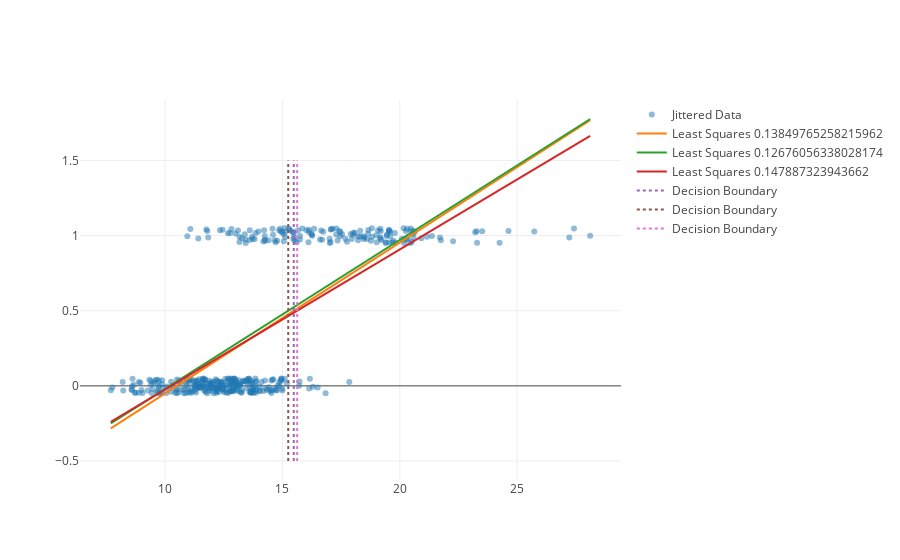

This figure's notebook cell:
### Markdown cell above
We can visualize all the models and their decisions

### Code cell
dec_lines = [
    go.Scatter(name="Decision Boundary", 
               x = [(0.5 - m.intercept_)/m.coef_[0]]*2, 
               y=[-0.5,1.5], mode="lines",
               line=dict(dash="dot"))
    for m in models]

X_plt = np.linspace(np.min(X), np.max(X), 10)
model_lines = [
    go.Scatter(name="Least Squares " + str(zero_one_loss(Y, m.predict(X) > 0.5)),
               x=X_plt, y=m.predict(np.array([X_plt]).T), 
               mode="lines")
    for m in models]
py.iplot([points] + model_lines + dec_lines)

### Figure 1 — Plotly figure (JSON) as saved in the notebook; plotly's stock layout.template omitted (floating-point values rounded to 4 significant figures; data arrays with more than 128 entries replaced by an {"elided": "..."} marker saying what was removed)
{"data": [{"marker": {"opacity": 0.5}, "mode": "markers", "name": "Jittered Data", "type": "scatter", "x": {"elided": "426 float values"}, "y": {"elided": "426 float values"}}, {"mode": "lines", "name": "Least Squares 0.13849765258215962", "type": "scatter", "x": [7.691, 9.96, 12.23, 14.5, 16.77, 19.03, 21.3, 23.57, 25.84, 28.11], "y": [-0.2827, -0.05484, 0.1731, 0.4009, 0.6288, 0.8567, 1.085, 1.313, 1.54, 1.768]}, {"mode": "lines", "name": "Least Squares 0.12676056338028174", "type": "scatter", "x": [7.691, 9.96, 12.23, 14.5, 16.77, 19.03, 21.3, 23.57, 25.84, 28.11], "y": [-0.25, -0.02484, 0.2003, 0.4254, 0.6505, 0.8757, 1.101, 1.326, 1.551, 1.776]}, {"mode": "lines", "name": "Least Squares 0.147887323943662", "type": "scatter", "x": [7.691, 9.96, 12.23, 14.5, 16.77, 19.03, 21.3, 23.57, 25.84, 28.11], "y": [-0.2402, -0.02867, 0.1829, 0.3945, 0.606, 0.8176, 1.029, 1.241, 1.452, 1.664]}, {"line": {"dash": "dot"}, "mode": "lines", "name": "Decision Boundary", "type": "scatter", "x": [15.48, 15.48], "y": [-0.5, 1.5]}, {"line": {"dash": "dot"}, "mode": "lines", "name": "Decision Boundary", "type": "scatter", "x": [15.25, 15.25], "y": [-0.5, 1.5]}, {"line": {"dash": "dot"}, "mode": "lines", "name": "Decision Boundary", "type": "scatter", "x": [15.63, 15.63], "y": [-0.5, 1.5]}], "layout": {"autosize": true, "xaxis": {"autorange": true, "range": [6.429, 29.37], "type": "linear"}, "yaxis": {"autorange": true, "range": [-0.6265, 1.903], "type": "linear"}}}
